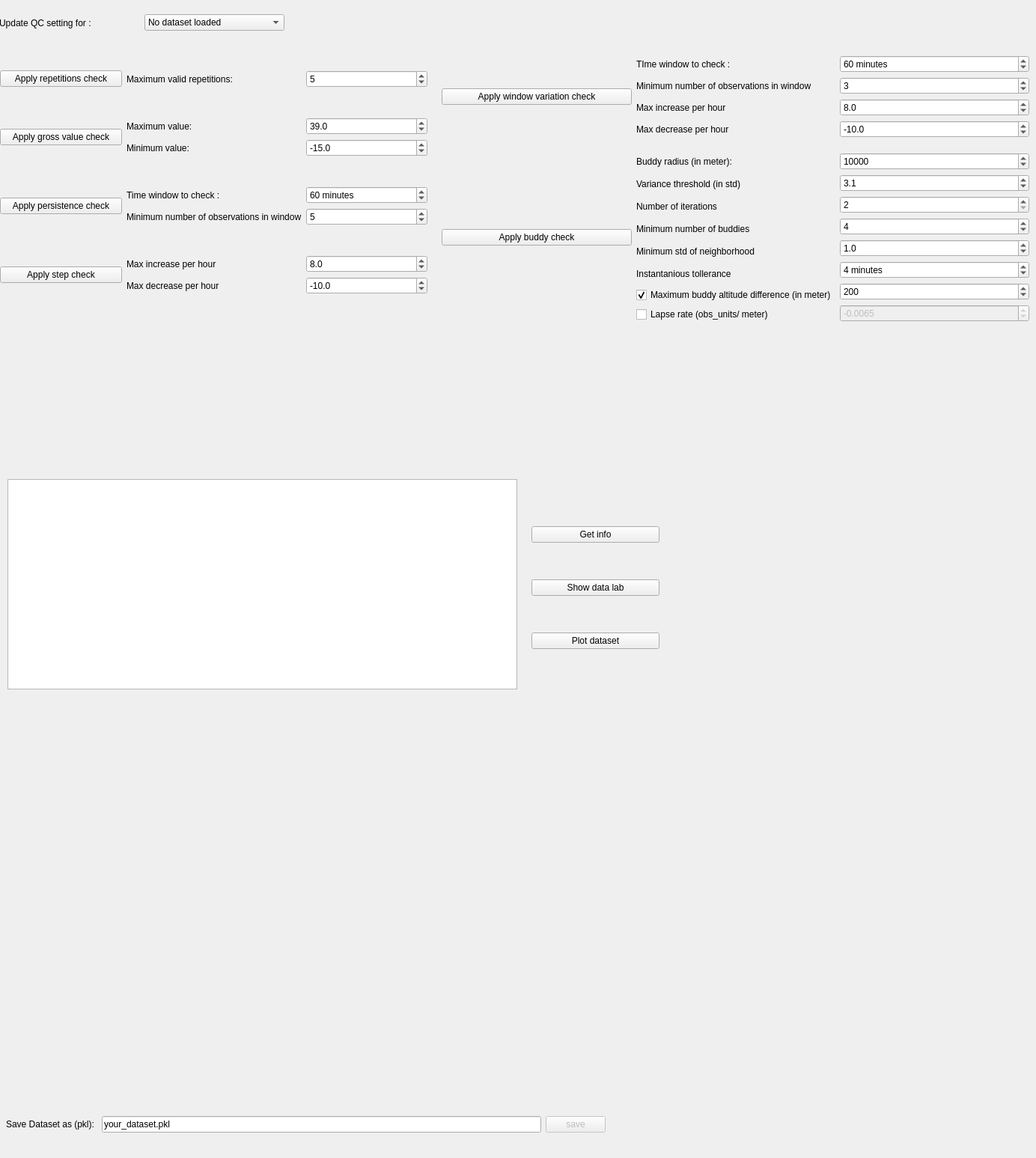
            <widget class="QWidget" name="tab_3">
             <attribute name="title">
              <string>Quality Control</string>
             </attribute>
             <widget class="QWidget" name="gridLayoutWidget_5">
              <property name="geometry">
               <rect>
                <x>0</x>
                <y>60</y>
                <width>571</width>
                <height>371</height>
               </rect>
              </property>
              <layout class="QGridLayout" name="gridLayout_7">
               <item row="2" column="2">
                <layout class="QVBoxLayout" name="verticalLayout_7">
                 <item>
                  <widget class="QSpinBox" name="pers_window">
                   <property name="suffix">
                    <string> minutes</string>
                   </property>
                   <property name="prefix">
                    <string/>
                   </property>
                   <property name="minimum">
                    <number>1</number>
                   </property>
                   <property name="maximum">
                    <number>500</number>
                   </property>
                   <property name="singleStep">
                    <number>5</number>
                   </property>
                   <property name="value">
                    <number>60</number>
                   </property>
                  </widget>
                 </item>
                 <item>
                  <widget class="QSpinBox" name="pers_min_n">
                   <property name="minimum">
                    <number>2</number>
                   </property>
                   <property name="maximum">
                    <number>200</number>
                   </property>
                   <property name="value">
                    <number>5</number>
                   </property>
                  </widget>
                 </item>
                </layout>
               </item>
               <item row="0" column="2">
                <widget class="QSpinBox" name="rep_max_rep">
                 <property name="minimum">
                  <number>2</number>
                 </property>
                 <property name="maximum">
                  <number>1000</number>
                 </property>
                 <property name="singleStep">
                  <number>1</number>
                 </property>
                 <property name="value">
                  <number>5</number>
                 </property>
                </widget>
               </item>
               <item row="3" column="1">
                <layout class="QVBoxLayout" name="verticalLayout_8">
                 <item>
                  <widget class="QLabel" name="label_72">
                   <property name="text">
                    <string>Max increase per hour</string>
                   </property>
                  </widget>
                 </item>
                 <item>
                  <widget class="QLabel" name="label_73">
                   <property name="text">
                    <string>Max decrease per hour</string>
                   </property>
                  </widget>
                 </item>
                </layout>
               </item>
               <item row="3" column="2">
                <layout class="QVBoxLayout" name="verticalLayout_9">
                 <item>
                  <widget class="QDoubleSpinBox" name="step_max_inc">
                   <property name="decimals">
                    <number>1</number>
                   </property>
                   <property name="minimum">
                    <double>0.000000000000000</double>
                   </property>
                   <property name="maximum">
                    <double>100000.000000000000000</double>
                   </property>
                   <property name="value">
                    <double>8.000000000000000</double>
                   </property>
                  </widget>
                 </item>
                 <item>
                  <widget class="QDoubleSpinBox" name="step_max_dec">
                   <property name="prefix">
                    <string/>
                   </property>
                   <property name="decimals">
                    <number>1</number>
                   </property>
                   <property name="minimum">
                    <double>-100000.000000000000000</double>
                   </property>
                   <property name="maximum">
                    <double>0.000000000000000</double>
                   </property>
                   <property name="value">
                    <double>-10.000000000000000</double>
                   </property>
                  </widget>
                 </item>
                </layout>
               </item>
               <item row="2" column="1">
                <layout class="QVBoxLayout" name="verticalLayout_6">
                 <item>
                  <widget class="QLabel" name="label_70">
                   <property name="text">
                    <string>Time window to check :</string>
                   </property>
                  </widget>
                 </item>
                 <item>
                  <widget class="QLabel" name="label_71">
                   <property name="text">
                    <string>Minimum number of observations in window</string>
                   </property>
                  </widget>
                 </item>
                </layout>
               </item>
               <item row="1" column="2">
                <layout class="QVBoxLayout" name="verticalLayout_5">
                 <item>
                  <widget class="QDoubleSpinBox" name="gross_max">
                   <property name="decimals">
                    <number>1</number>
                   </property>
                   <property name="minimum">
                    <double>-100000.000000000000000</double>
                   </property>
                   <property name="maximum">
                    <double>100000.000000000000000</double>
                   </property>
                   <property name="value">
                    <double>39.000000000000000</double>
                   </property>
                  </widget>
                 </item>
                 <item>
                  <widget class="QDoubleSpinBox" name="gross_min">
                   <property name="decimals">
                    <number>1</number>
                   </property>
                   <property name="minimum">
                    <double>-100000.000000000000000</double>
                   </property>
                   <property name="maximum">
                    <double>100000.000000000000000</double>
                   </property>
                   <property name="value">
                    <double>-15.000000000000000</double>
                   </property>
                  </widget>
                 </item>
                </layout>
               </item>
               <item row="0" column="1">
                <widget class="QLabel" name="label_67">
                 <property name="text">
                  <string>Maximum valid repetitions:</string>
                 </property>
                </widget>
               </item>
               <item row="1" column="1">
                <layout class="QVBoxLayout" name="verticalLayout_4">
                 <item>
                  <widget class="QLabel" name="label_68">
                   <property name="text">
                    <string>Maximum value:</string>
                   </property>
                  </widget>
                 </item>
                 <item>
                  <widget class="QLabel" name="label_69">
                   <property name="text">
                    <string>Minimum value:</string>
                   </property>
                  </widget>
                 </item>
                </layout>
               </item>
               <item row="0" column="0">
                <widget class="QPushButton" name="apply_rep_check">
                 <property name="text">
                  <string>Apply repetitions check</string>
                 </property>
                </widget>
               </item>
               <item row="1" column="0">
                <widget class="QPushButton" name="apply_gross_val_check">
                 <property name="text">
                  <string>Apply gross value check</string>
                 </property>
                </widget>
               </item>
               <item row="2" column="0">
                <widget class="QPushButton" name="apply_persis_check">
                 <property name="text">
                  <string>Apply persistence check</string>
                 </property>
                </widget>
               </item>
               <item row="3" column="0">
                <widget class="QPushButton" name="apply_step_check">
                 <property name="text">
                  <string>Apply step check</string>
                 </property>
                </widget>
               </item>
              </layout>
             </widget>
             <widget class="QWidget" name="horizontalLayoutWidget_21">
              <property name="geometry">
               <rect>
                <x>-1</x>
                <y>10</y>
                <width>381</width>
                <height>41</height>
               </rect>
              </property>
              <layout class="QHBoxLayout" name="horizontalLayout_31">
               <item>
                <widget class="QLabel" name="label_66">
                 <property name="text">
                  <string>Update QC setting for :</string>
                 </property>
                </widget>
               </item>
               <item>
                <widget class="QComboBox" name="obstype_spinner">
                 <item>
                  <property name="text">
                   <string>No dataset loaded</string>
                  </property>
                 </item>
                </widget>
               </item>
              </layout>
             </widget>
             <widget class="QWidget" name="horizontalLayoutWidget_29">
              <property name="geometry">
               <rect>
                <x>8</x>
                <y>1466</y>
                <width>801</width>
                <height>72</height>
               </rect>
              </property>
              <layout class="QHBoxLayout" name="horizontalLayout_32">
               <item>
                <widget class="QLabel" name="label_86">
                 <property name="text">
                  <string>Save Dataset as (pkl): </string>
                 </property>
                </widget>
               </item>
               <item>
                <widget class="QLineEdit" name="pkl_save_filename_2">
                 <property name="text">
                  <string>your_dataset.pkl</string>
                 </property>
                </widget>
               </item>
               <item>
                <widget class="QPushButton" name="save_pkl_B_2">
                 <property name="enabled">
                  <bool>false</bool>
                 </property>
                 <property name="text">
                  <string>save</string>
                 </property>
                </widget>
               </item>
              </layout>
             </widget>
             <widget class="QWidget" name="horizontalLayoutWidget_30">
              <property name="geometry">
               <rect>
                <x>10</x>
                <y>640</y>
                <width>681</width>
                <height>281</height>
               </rect>
              </property>
              <layout class="QHBoxLayout" name="horizontalLayout_34">
               <item>
                <widget class="QPlainTextEdit" name="prompt_qc"/>
               </item>
              </layout>
             </widget>
             <widget class="QWidget" name="gridLayoutWidget_12">
              <property name="geometry">
               <rect>
                <x>590</x>
                <y>60</y>
                <width>785</width>
                <height>384</height>
               </rect>
              </property>
              <layout class="QGridLayout" name="gridLayout_14">
               <item row="0" column="1">
                <layout class="QVBoxLayout" name="verticalLayout_14">
                 <item>
                  <widget class="QLabel" name="label_74">
                   <property name="text">
                    <string>TIme window to check : </string>
                   </property>
                  </widget>
                 </item>
                 <item>
                  <widget class="QLabel" name="label_75">
                   <property name="text">
                    <string>Minimum number of observations in window</string>
                   </property>
                  </widget>
                 </item>
                 <item>
                  <widget class="QLabel" name="label_76">
                   <property name="text">
                    <string>Max increase per hour</string>
                   </property>
                  </widget>
                 </item>
                 <item>
                  <widget class="QLabel" name="label_77">
                   <property name="text">
                    <string>Max decrease per hour</string>
                   </property>
                  </widget>
                 </item>
                </layout>
               </item>
               <item row="1" column="2">
                <layout class="QVBoxLayout" name="verticalLayout_17">
                 <item>
                  <widget class="QDoubleSpinBox" name="buddy_rad">
                   <property name="decimals">
                    <number>0</number>
                   </property>
                   <property name="minimum">
                    <double>100.000000000000000</double>
                   </property>
                   <property name="maximum">
                    <double>100000.000000000000000</double>
                   </property>
                   <property name="singleStep">
                    <double>1000.000000000000000</double>
                   </property>
                   <property name="value">
                    <double>10000.000000000000000</double>
                   </property>
                  </widget>
                 </item>
                 <item>
                  <widget class="QDoubleSpinBox" name="buddy_threshold">
                   <property name="decimals">
                    <number>1</number>
                   </property>
                   <property name="maximum">
                    <double>10.000000000000000</double>
                   </property>
                   <property name="singleStep">
                    <double>0.500000000000000</double>
                   </property>
                   <property name="value">
                    <double>3.100000000000000</double>
                   </property>
                  </widget>
                 </item>
                 <item>
                  <widget class="QSpinBox" name="buddy_iter">
                   <property name="minimum">
                    <number>2</number>
                   </property>
                   <property name="maximum">
                    <number>200</number>
                   </property>
                  </widget>
                 </item>
                 <item>
                  <widget class="QSpinBox" name="buddy_min_n">
                   <property name="minimum">
                    <number>2</number>
                   </property>
                   <property name="maximum">
                    <number>200</number>
                   </property>
                   <property name="value">
                    <number>4</number>
                   </property>
                  </widget>
                 </item>
                 <item>
                  <widget class="QDoubleSpinBox" name="buddy_min_std">
                   <property name="decimals">
                    <number>1</number>
                   </property>
                   <property name="maximum">
                    <double>10.000000000000000</double>
                   </property>
                   <property name="singleStep">
                    <double>0.500000000000000</double>
                   </property>
                   <property name="value">
                    <double>1.000000000000000</double>
                   </property>
                  </widget>
                 </item>
                 <item>
                  <widget class="QSpinBox" name="buddy_int_tol">
                   <property name="suffix">
                    <string> minutes</string>
                   </property>
                   <property name="prefix">
                    <string/>
                   </property>
                   <property name="minimum">
                    <number>0</number>
                   </property>
                   <property name="maximum">
                    <number>500</number>
                   </property>
                   <property name="singleStep">
                    <number>5</number>
                   </property>
                   <property name="value">
                    <number>4</number>
                   </property>
                  </widget>
                 </item>
                 <item>
                  <widget class="QDoubleSpinBox" name="buddy_max_elev_diff">
                   <property name="decimals">
                    <number>0</number>
                   </property>
                   <property name="minimum">
                    <double>10.000000000000000</double>
                   </property>
                   <property name="maximum">
                    <double>5000.000000000000000</double>
                   </property>
                   <property name="singleStep">
                    <double>10.000000000000000</double>
                   </property>
                   <property name="value">
                    <double>200.000000000000000</double>
                   </property>
                  </widget>
                 </item>
                 <item>
                  <widget class="QDoubleSpinBox" name="buddy_lapserate">
                   <property name="enabled">
                    <bool>false</bool>
                   </property>
                   <property name="decimals">
                    <number>4</number>
                   </property>
                   <property name="minimum">
                    <double>-100.000000000000000</double>
                   </property>
                   <property name="maximum">
                    <double>100.000000000000000</double>
                   </property>
                   <property name="singleStep">
                    <double>0.000500000000000</double>
                   </property>
                   <property name="value">
                    <double>-0.006500000000000</double>
                   </property>
                  </widget>
                 </item>
                </layout>
               </item>
               <item row="0" column="0">
                <widget class="QPushButton" name="apply_wind_var_check">
                 <property name="text">
                  <string>Apply window variation check</string>
                 </property>
                </widget>
               </item>
               <item row="1" column="0">
                <widget class="QPushButton" name="apply_buddy_check">
                 <property name="text">
                  <string>Apply buddy check</string>
                 </property>
                </widget>
               </item>
               <item row="1" column="1">
                <layout class="QVBoxLayout" name="verticalLayout_16">
                 <item>
                  <widget class="QLabel" name="label_78">
                   <property name="text">
                    <string>Buddy radius (in meter):</string>
                   </property>
                  </widget>
                 </item>
                 <item>
                  <widget class="QLabel" name="label_80">
                   <property name="text">
                    <string>Variance threshold (in std)</string>
                   </property>
                  </widget>
                 </item>
                 <item>
                  <widget class="QLabel" name="label_7">
                   <property name="text">
                    <string>Number of iterations</string>
                   </property>
                  </widget>
                 </item>
                 <item>
                  <widget class="QLabel" name="label_79">
                   <property name="text">
                    <string>Minimum number of buddies</string>
                   </property>
                  </widget>
                 </item>
                 <item>
                  <widget class="QLabel" name="label_84">
                   <property name="text">
                    <string>Minimum std of neighborhood</string>
                   </property>
                  </widget>
                 </item>
                 <item>
                  <widget class="QLabel" name="label_9">
                   <property name="text">
                    <string>Instantanious tollerance</string>
                   </property>
                  </widget>
                 </item>
                 <item>
                  <widget class="QCheckBox" name="buddy_with_altdif">
                   <property name="text">
                    <string>Maximum buddy altitude difference (in meter)</string>
                   </property>
                   <property name="checked">
                    <bool>true</bool>
                   </property>
                  </widget>
                 </item>
                 <item>
                  <widget class="QCheckBox" name="buddy_with_lapserate">
                   <property name="text">
                    <string>Lapse rate (obs_units/ meter)</string>
                   </property>
                  </widget>
                 </item>
                </layout>
               </item>
               <item row="0" column="2">
                <layout class="QVBoxLayout" name="verticalLayout_15">
                 <item>
                  <widget class="QSpinBox" name="var_window">
                   <property name="suffix">
                    <string> minutes</string>
                   </property>
                   <property name="prefix">
                    <string/>
                   </property>
                   <property name="minimum">
                    <number>1</number>
                   </property>
                   <property name="maximum">
                    <number>500</number>
                   </property>
                   <property name="value">
                    <number>60</number>
                   </property>
                  </widget>
                 </item>
                 <item>
                  <widget class="QSpinBox" name="var_min_n">
                   <property name="minimum">
                    <number>2</number>
                   </property>
                   <property name="maximum">
                    <number>200</number>
                   </property>
                   <property name="value">
                    <number>3</number>
                   </property>
                  </widget>
                 </item>
                 <item>
                  <widget class="QDoubleSpinBox" name="var_max_inc_hour">
                   <property name="decimals">
                    <number>1</number>
                   </property>
                   <property name="maximum">
                    <double>100000.000000000000000</double>
                   </property>
                   <property name="value">
                    <double>8.000000000000000</double>
                   </property>
                  </widget>
                 </item>
                 <item>
                  <widget class="QDoubleSpinBox" name="var_max_dec_hour">
                   <property name="prefix">
                    <string/>
                   </property>
                   <property name="decimals">
                    <number>1</number>
                   </property>
                   <property name="minimum">
                    <double>-100000.000000000000000</double>
                   </property>
                   <property name="maximum">
                    <double>0.000000000000000</double>
                   </property>
                   <property name="value">
                    <double>-10.000000000000000</double>
                   </property>
                  </widget>
                 </item>
                </layout>
               </item>
              </layout>
             </widget>
             <widget class="QWidget" name="verticalLayoutWidget_10">
              <property name="geometry">
               <rect>
                <x>710</x>
                <y>660</y>
                <width>171</width>
                <height>251</height>
               </rect>
              </property>
              <layout class="QVBoxLayout" name="verticalLayout_22">
               <item>
                <widget class="QPushButton" name="get_info_qc">
                 <property name="enabled">
                  <bool>true</bool>
                 </property>
                 <property name="text">
                  <string>Get info</string>
                 </property>
                </widget>
               </item>
               <item>
                <widget class="QPushButton" name="show_dataset_qc">
                 <property name="enabled">
                  <bool>true</bool>
                 </property>
                 <property name="text">
                  <string>Show data lab</string>
                 </property>
                </widget>
               </item>
               <item>
                <widget class="QPushButton" name="plot_dataset_qc">
                 <property name="enabled">
                  <bool>true</bool>
                 </property>
                 <property name="text">
                  <string>Plot dataset</string>
                 </property>
                </widget>
               </item>
              </layout>
             </widget>
            </widget>
